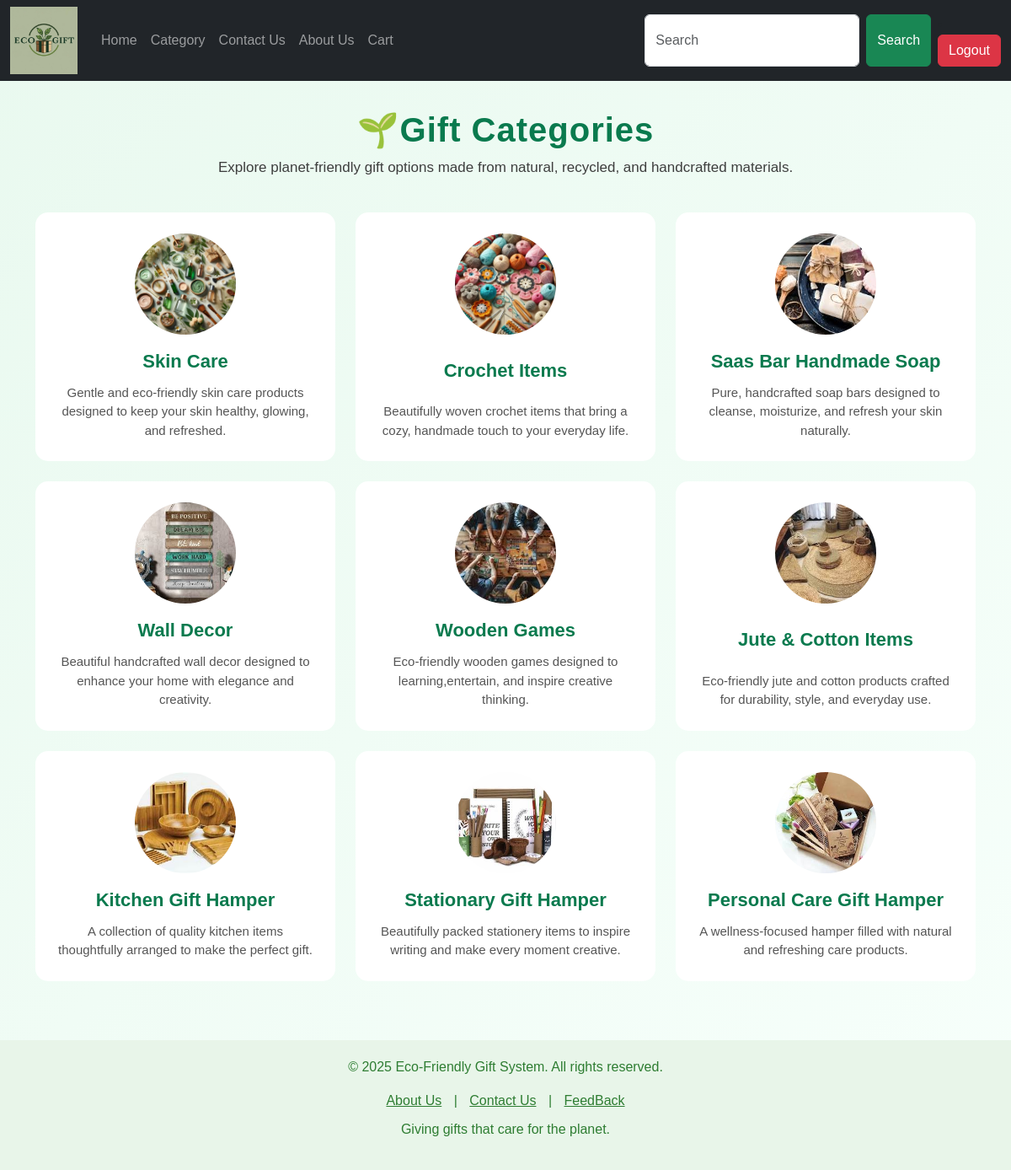
Screenshot of /USER_PANEL/cat.php (signed in) with the database file from the repository.
### tables this page shows
CREATE TABLE `category` (
  `c_id` int(11) NOT NULL,
  `c_name` varchar(30) NOT NULL,
  `c_desc` varchar(300) NOT NULL,
  `c_img` varchar(300) NOT NULL
);

### USER_PANEL/cat.php (the view, shortened to what this page needs)
<?php
include 'header.php';
include 'connection.php';
$cat_sql = "SELECT * FROM category";
$cat_result = $con->query($cat_sql);
?>
<!DOCTYPE html>
<html lang="en">
<head>
  <link href="https://cdn.jsdelivr.net/npm/bootstrap@5.3.2/dist/css/bootstrap.min.css" rel="stylesheet">
</head>
<body>
<div class="eco-header">
    <h4>🌱Gift Categories</h4>
    <p>
        Explore planet-friendly gift options made from natural, recycled, and handcrafted materials.
    </p>
</div>
<div class="container category-section">
    <div class="row g-4">
        <?php
        if ($cat_result->num_rows > 0) {
            while ($cat = $cat_result->fetch_assoc()) {
        ?>
        <div class="col-lg-4 col-md-6 col-sm-12">
            <div class="category-card" onclick="location.href='products.php?cat_id=<?= $cat['c_id']; ?>'">
                <div class="category-icon">
                    <img src="../admin_panel/uploads/<?= htmlspecialchars($cat['c_img']); ?>"
                         alt="<?= htmlspecialchars($cat['c_name']); ?>">
                </div>
                <div class="category-name">
                    <?= htmlspecialchars($cat['c_name']); ?>
                </div>
                <div class="category-desc">
                    <?= htmlspecialchars($cat['c_desc']); ?>
                </div>
            </div>
        </div>
        <?php
            }
        } else {
        ?>
        <h4 class="text-center" style="color:#0a7a4e; width:100%;">No Categories Added</h4>
        <?php } ?>
    </div>
</div>
</body>
</html>
<?php include 'footer.php'; ?>

### USER_PANEL/cat.php (style rules this page uses)
body { background: linear-gradient(135deg, #e9f9ef, #f7fffb); font-family: "Poppins", sans-serif; overflow-x: hidden; }
.eco-header { text-align: center; margin-top: 130px; padding: 0 20px; }
.eco-header h4 { font-size: 40px; color: #0a7a4e; font-weight: 700; letter-spacing: 1px; }
.eco-header p { font-size: 17px; color: #3e3e3e; margin-top: 8px; max-width: 700px; margin-left: auto; margin-right: auto; }
.category-section { margin-top: 40px; margin-bottom: 70px; }
.category-card { background: white; border-radius: 15px; padding: 25px; text-align: center; transition: 0.3s; cursor: pointer; display: flex; flex-direction: column; justify-content: space-between; height: 100%; }
.category-icon img { width: 120px; height: 120px; object-fit: cover; border-radius: 50%; margin: 0 auto; }
.category-name { font-size: 22px; margin-top: 15px; font-weight: bold; color: #0a7a4e; }
.category-desc { color: #555; margin-top: 10px; font-size: 15px; }

### rows the page displays
category: c_img (picture), c_name "Skin Care", c_desc "Gentle and eco-friendly skin care products designed to keep your skin healthy, glowing, and refreshed."
category: c_img (picture), c_name "Crochet Items", c_desc "Beautifully woven crochet items that bring a cozy, handmade touch to your everyday life."
category: c_img (picture), c_name "Saas Bar Handmade Soap", c_desc "Pure, handcrafted soap bars designed to cleanse, moisturize, and refresh your skin naturally."
category: c_img (picture), c_name "Wall Decor", c_desc "Beautiful handcrafted wall decor designed to enhance your home with elegance and creativity."
category: c_img (picture), c_name "Wooden Games", c_desc "Eco-friendly wooden games designed to learning,entertain, and inspire creative thinking."
category: c_img (picture), c_name "Jute & Cotton Items", c_desc "Eco-friendly jute and cotton products crafted for durability, style, and everyday use."
category: c_img (picture), c_name "Kitchen Gift Hamper", c_desc "A collection of quality kitchen items thoughtfully arranged to make the perfect gift."
category: c_img (picture), c_name "Stationary Gift Hamper", c_desc "Beautifully packed stationery items to inspire writing and make every moment creative."
category: c_img (picture), c_name "Personal Care Gift Hamper", c_desc "A wellness-focused hamper filled with natural and refreshing care products."
